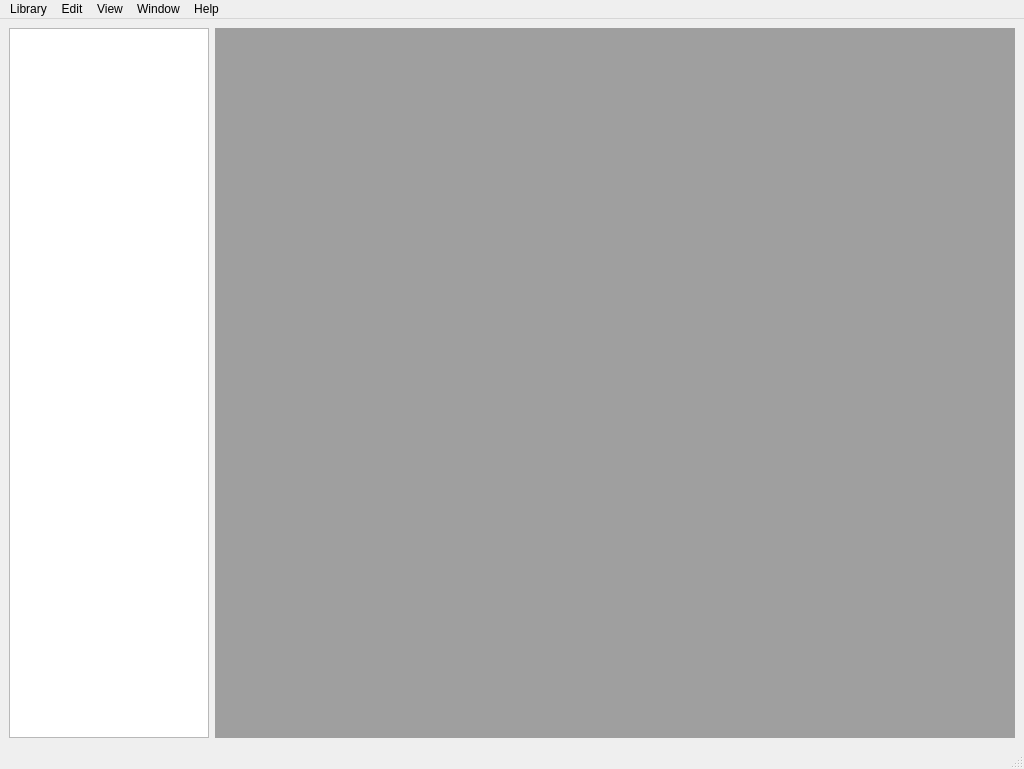
<?xml version="1.0" encoding="UTF-8"?>
<ui version="4.0">
 <class>MediaManagerMain</class>
 <widget class="QMainWindow" name="MediaManagerMain">
  <property name="geometry">
   <rect>
    <x>0</x>
    <y>0</y>
    <width>1024</width>
    <height>769</height>
   </rect>
  </property>
  <property name="windowTitle">
   <string>MediaManager</string>
  </property>
  <property name="toolTipDuration">
   <number>-2</number>
  </property>
  <property name="locale">
   <locale language="English" country="Anguilla"/>
  </property>
  <property name="documentMode">
   <bool>false</bool>
  </property>
  <property name="tabShape">
   <enum>QTabWidget::TabShape::Rounded</enum>
  </property>
  <widget class="QWidget" name="centralwidget">
   <layout class="QGridLayout" name="gridLayout_2">
    <item row="0" column="2">
     <layout class="QGridLayout" name="gridLayout" columnstretch="2,8" columnminimumwidth="2,8">
      <property name="sizeConstraint">
       <enum>QLayout::SizeConstraint::SetDefaultConstraint</enum>
      </property>
      <item row="0" column="0">
       <widget class="QTreeWidget" name="taskTreeWidget">
        <attribute name="headerVisible">
         <bool>false</bool>
        </attribute>
        <column>
         <property name="text">
          <string notr="true">1</string>
         </property>
        </column>
       </widget>
      </item>
      <item row="0" column="1">
       <widget class="QMdiArea" name="mdiArea"/>
      </item>
     </layout>
    </item>
   </layout>
  </widget>
  <widget class="QMenuBar" name="menubar">
   <property name="geometry">
    <rect>
     <x>0</x>
     <y>0</y>
     <width>1024</width>
     <height>21</height>
    </rect>
   </property>
   <widget class="QMenu" name="menuLibrary">
    <property name="title">
     <string>Library</string>
    </property>
    <widget class="QMenu" name="menuIngest">
     <property name="title">
      <string>Ingest </string>
     </property>
     <addaction name="actionFolder"/>
     <addaction name="actionFiles"/>
    </widget>
    <addaction name="menuIngest"/>
    <addaction name="actionExport"/>
    <addaction name="separator"/>
   </widget>
   <widget class="QMenu" name="menuEdit">
    <property name="title">
     <string>Edit</string>
    </property>
    <addaction name="actionCut"/>
    <addaction name="actionCopy"/>
    <addaction name="actionPaste"/>
    <addaction name="separator"/>
    <addaction name="actionUndo"/>
    <addaction name="actionRedo"/>
   </widget>
   <widget class="QMenu" name="menuView">
    <property name="title">
     <string>View</string>
    </property>
    <addaction name="separator"/>
    <addaction name="actionLIbrary_Viewer"/>
    <addaction name="actionStatistics_View"/>
    <addaction name="separator"/>
    <addaction name="actionSettings"/>
   </widget>
   <widget class="QMenu" name="menuWindow">
    <property name="title">
     <string>Window</string>
    </property>
    <addaction name="actionTile"/>
    <addaction name="actionCascade"/>
    <addaction name="separator"/>
    <addaction name="actionClose_All"/>
    <addaction name="actionClose_Current"/>
   </widget>
   <widget class="QMenu" name="menuHelp">
    <property name="title">
     <string>Help</string>
    </property>
    <addaction name="actionAbout_Media_Manager"/>
   </widget>
   <addaction name="menuLibrary"/>
   <addaction name="menuEdit"/>
   <addaction name="menuView"/>
   <addaction name="menuWindow"/>
   <addaction name="menuHelp"/>
  </widget>
  <widget class="QStatusBar" name="statusbar"/>
  <action name="actionFolder">
   <property name="text">
    <string>Folder</string>
   </property>
  </action>
  <action name="actionFiles">
   <property name="text">
    <string>Files</string>
   </property>
  </action>
  <action name="actionExport">
   <property name="text">
    <string>Backup Library</string>
   </property>
  </action>
  <action name="actionCut">
   <property name="text">
    <string>Cut</string>
   </property>
  </action>
  <action name="actionCopy">
   <property name="text">
    <string>Copy</string>
   </property>
  </action>
  <action name="actionPaste">
   <property name="text">
    <string>Paste</string>
   </property>
  </action>
  <action name="actionLIbrary_Viewer">
   <property name="text">
    <string>LIbrary Viewer</string>
   </property>
  </action>
  <action name="actionStatistics_View">
   <property name="text">
    <string>Statistics Viewer</string>
   </property>
  </action>
  <action name="actionTile">
   <property name="text">
    <string>Tile</string>
   </property>
  </action>
  <action name="actionCascade">
   <property name="text">
    <string>Cascade</string>
   </property>
  </action>
  <action name="actionClose_All">
   <property name="text">
    <string>Close All</string>
   </property>
  </action>
  <action name="actionClose_Current">
   <property name="text">
    <string>Close Current</string>
   </property>
  </action>
  <action name="actionAbout_Media_Manager">
   <property name="text">
    <string>About Media Manager</string>
   </property>
  </action>
  <action name="actionSettings">
   <property name="text">
    <string>Settings</string>
   </property>
  </action>
  <action name="actionUndo">
   <property name="text">
    <string>Undo</string>
   </property>
  </action>
  <action name="actionRedo">
   <property name="text">
    <string>Redo</string>
   </property>
  </action>
 </widget>
 <resources/>
 <connections/>
</ui>
